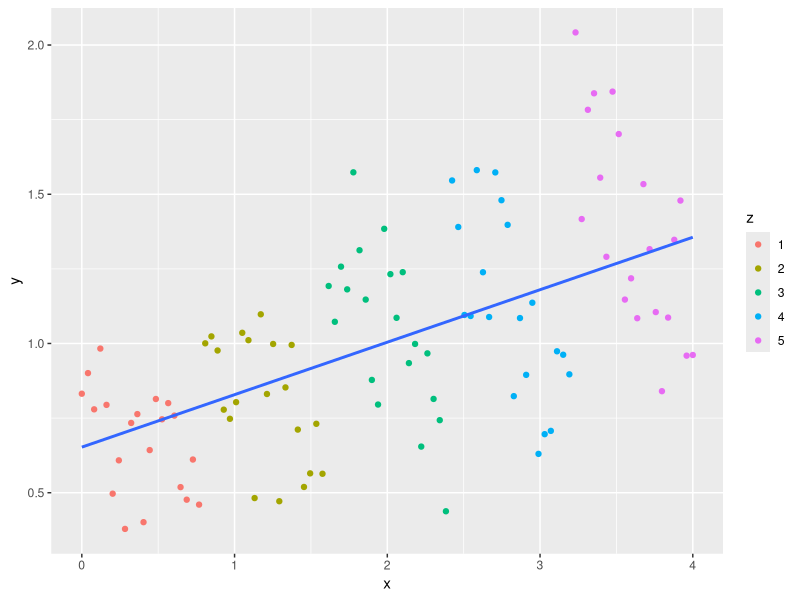
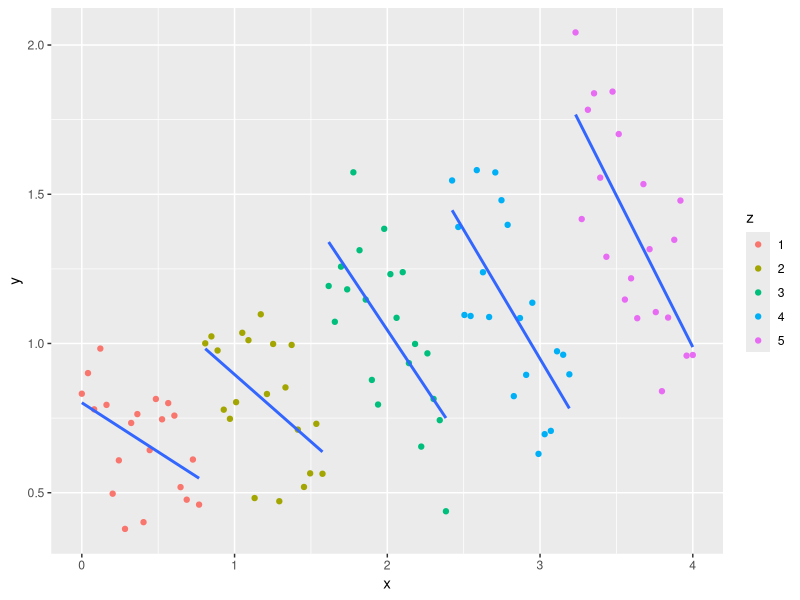

The R source for these figures, in order: (Note: this script raises an error after producing the figures.)
## ---- chunk 1
library(ggplot2)
set.seed(711)
x = seq(0, 4, length = 100)
y = -x + jitter(rep(1:5, each = 20), 2)
z = rep(1:5, each = 20)
z <- as.factor(z)
moto <- data.frame(x,y,z)
lm1 <- lm(y ~ z,moto)
moto <- within(moto,res <- residuals(lm1))
moto1 <- subset(moto,z==1)
moto2 <- subset(moto,z==2)
moto3 <- subset(moto,z==3)
moto4 <- subset(moto,z==4)
moto5 <- subset(moto,z==5)

ggplot(moto, aes(x, y)) +
  geom_point(aes(color = z)) +
  geom_smooth(method='lm',se=F)
## ---- chunk 2
ggplot(moto, aes(x,y),group=z)+
  geom_point(aes(color = z)) +
  geom_smooth(data = moto1,method='lm',se=F)+
  geom_smooth(data = moto2,method='lm',se=F)+
  geom_smooth(data = moto3,method='lm',se=F)+
  geom_smooth(data = moto4,method='lm',se=F)+
  geom_smooth(data = moto5,method='lm',se=F)
## ---- chunk 3
knitr::include_graphics("random.jpg")
## ---- chunk 4
knitr::include_graphics("random2.jpg")
